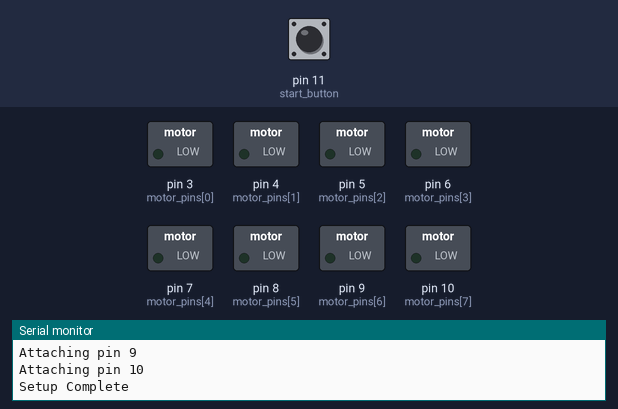
The sketch below on a simulated Arduino Uno, built with avr-gcc and run on an emulated ATmega328P. Shown: switched loads named in the sketch (green lamp = pin HIGH), the last lines printed to the serial monitor. Dashed ring = blinking. The test bench sets the inputs (shaded band); at power-on: pin 11 (start_button) HIGH. Random numbers use the default seed unless the sketch sets one.

Above: at 1.3 s.
1.4 s: pin 11 (start_button) pulled LOW for 3.2 s
At 2.2 s:
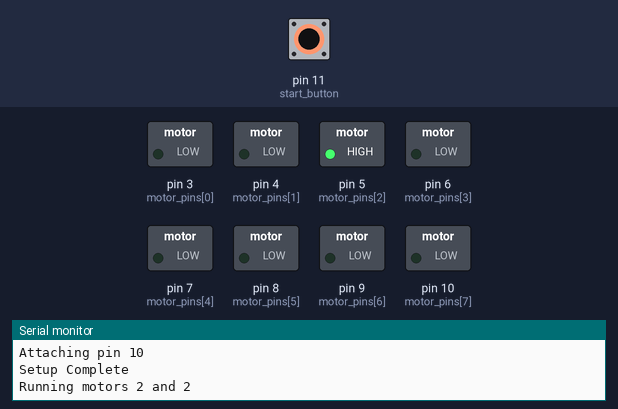
6.9 s: pin 11 (start_button) pulled LOW for 3.2 s
At 8.3 s:
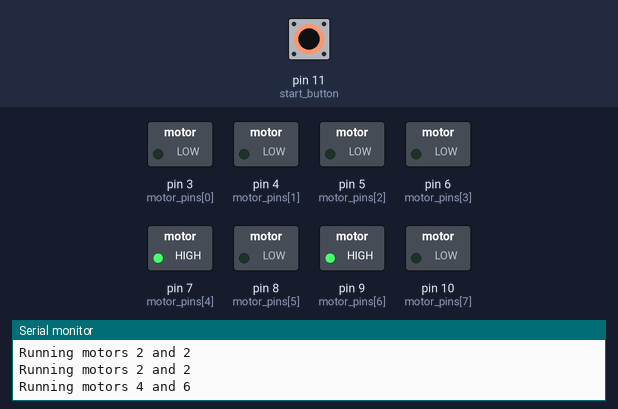
12.4 s: pin 11 (start_button) pulled LOW for 3.2 s
At 13.7 s:
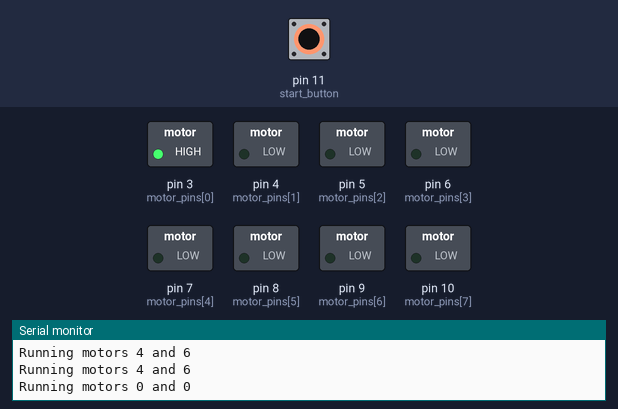
17.9 s: pin 11 (start_button) pulled LOW for 3.2 s
At 19.7 s:
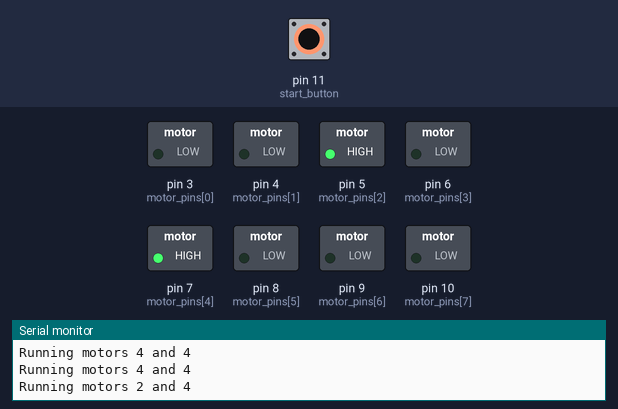
Timing chart, 0 to 23.4 s (numbered marks = the images above; inputs shaded):
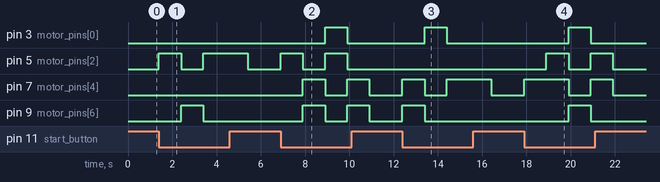

Measured:
- after the input at 1.4 s, pin 5 (motor_pins[2]): LOW → HIGH at once, → LOW 1.0 s later, → HIGH 1.0 s later, → LOW 2.0 s later; pin 9 (motor_pins[6]): LOW → HIGH after 1.0 s, → LOW 1.0 s later
- after the input at 6.9 s, pin 3 (motor_pins[0]): LOW → HIGH after 2.0 s, → LOW 1.0 s later; pin 5 (motor_pins[2]): alternates HIGH for 1.0 s and LOW for 1.0 s, 4 changes in all, then stays LOW, starting at once; pin 7 (motor_pins[4]), pin 9 (motor_pins[6]): alternates HIGH for 1.0 s and LOW for 1.0 s, starting after 1.0 s
- after the input at 12.4 s, pin 3 (motor_pins[0]): LOW → HIGH after 1.0 s, → LOW 1.0 s later; pin 7 (motor_pins[4]): LOW → HIGH at once, → LOW 1.0 s later, → HIGH 1.0 s later, → LOW 2.0 s later; pin 9 (motor_pins[6]): LOW → HIGH at once, → LOW 1.0 s later
- after the input at 17.9 s, pin 3 (motor_pins[0]), pin 9 (motor_pins[6]): LOW → HIGH after 2.0 s, → LOW 1.0 s later; pin 5 (motor_pins[2]): alternates HIGH for 1.0 s and LOW for 1.0 s, 4 changes in all, then stays LOW, starting after 1.0 s; pin 7 (motor_pins[4]): LOW → HIGH at once, → LOW 2.0 s later, → HIGH 1.0 s later, → LOW 1.0 s later

The sketch:

Direction_test.ino
```cpp
//Motor and Buttons
int motor_pins[8] = {3,4,5,6,7,8,9,10};
int timer_stop_pin = 2; // Needs to be an interrupt pin
int start_button = 11;
int motor_nums[2] = {0,0};
int motor_temp = 0;
int run_time = 1000;


// States
enum states {wait, run_motor};
states state = wait;

void setup() {
  randomSeed(micros());
  Serial.begin(9600);
  Serial.println("Beginning Setup");
//  // Attaching Interrupt
//  pinMode(timer_stop_pin, INPUT_PULLUP);
//  attachInterrupt(digitalPinToInterrupt(timer_stop_pin),button_press,FALLING); // interrupt pin to switch which motor will buzz
  // Attach Start Button
  pinMode(start_button, INPUT_PULLUP);
  // Attach each motor
  for (int i = 0; i < 8; i++) {
    Serial.print("Attaching pin ");
    Serial.println(motor_pins[i]);
    pinMode(motor_pins[i], OUTPUT); // initialize all motor pins to just digital output
  }
  Serial.println("Setup Complete");

}

void loop() {

  // put your main code here, to run repeatedly:
  switch (state) {
    case wait:
      // Case for starting the program
      if (digitalRead(start_button) == LOW) {
        randomSeed(micros());
        // select a random motor
        state = run_motor;
        motor_temp = random(0,8);
        motor_nums[0] = (int) floor(motor_temp/2.0)*2;
        motor_nums[1] = (int) (ceil(motor_temp/2.0)*2) % 8 ; // need to mod by 8 so that for a 7 we get 6 and 0
      }
      break;
    case run_motor:
      // just run the motor
      Serial.print("Running motors ");
      Serial.print(motor_nums[0]);
      Serial.print(" and ");
      Serial.println(motor_nums[1]);

      digitalWrite(motor_pins[motor_nums[0]], HIGH);
      digitalWrite(motor_pins[motor_nums[1]], HIGH);
      delay(run_time);
      digitalWrite(motor_pins[motor_nums[0]], LOW);
      digitalWrite(motor_pins[motor_nums[1]], LOW);

      state = wait;
      break;
    default:
      break;
  }
}
```
